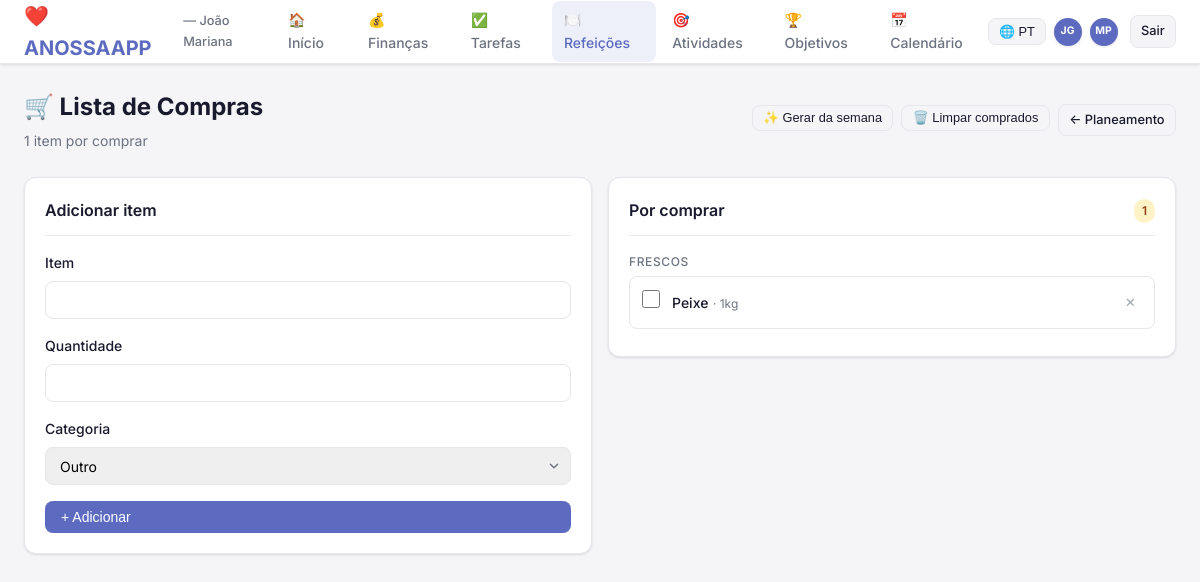
Screenshot of /refeicoes/compras/ (signed in) with the database file from the repository.
### core/models.py (models this page shows, shortened)
class Household(models.Model):
    nome = models.CharField(max_length=100)
    criado_em = models.DateTimeField(auto_now_add=True)
    token_convite = models.UUIDField(default=uuid.uuid4, unique=True)
    convite_ativo = models.BooleanField(default=True)
    moeda = models.CharField(max_length=10, default='DKK')
    class Meta:
        verbose_name = 'Household'
        verbose_name_plural = 'Households'
    def parceiro(self, user):
        return User.objects.filter(profile__household=self).exclude(pk=user.pk).select_related('profile').first()

class UserProfile(models.Model):
    user = models.OneToOneField(User, on_delete=models.CASCADE, related_name='profile')
    household = models.ForeignKey(Household, null=True, blank=True, on_delete=models.SET_NULL, related_name='profiles')
    avatar = models.ImageField(upload_to='avatars/', blank=True)
    cor_perfil = models.CharField(max_length=7, default='#5C6BC0')
    bio = models.CharField(max_length=200, blank=True)
    class Meta:
        verbose_name = 'Perfil'
        verbose_name_plural = 'Perfis'
    def nome_display(self):
        return self.user.get_full_name() or self.user.username
    def iniciais(self):
        nome = self.nome_display()
        partes = nome.split()
        if len(partes) >= 2:
            return f'{partes[0][0]}{partes[1][0]}'.upper()
        return nome[:2].upper()

### refeicoes/models.py (models this page shows, shortened)
class ItemListaCompras(models.Model):
    CATEGORIA_CHOICES = [
        ('frescos', 'Frescos'),
        ('lacticinios', 'Lacticínios'),
        ('carnes', 'Carnes e Peixes'),
        ('padaria', 'Padaria'),
        ('conservas', 'Conservas'),
        ('bebidas', 'Bebidas'),
        ('higiene', 'Higiene'),
        ('limpeza', 'Limpeza'),
        ('outro', 'Outro'),
    ]
    household = models.ForeignKey(Household, on_delete=models.CASCADE, related_name='lista_compras')
    nome = models.CharField(max_length=200)
    quantidade = models.CharField(max_length=100, blank=True)
    categoria = models.CharField(max_length=50, choices=CATEGORIA_CHOICES, default='outro')
    comprado = models.BooleanField(default=False)
    comprado_por = models.ForeignKey(User, null=True, blank=True, on_delete=models.SET_NULL, related_name='compras_feitas')
    comprado_em = models.DateTimeField(null=True, blank=True)
    gerado_automaticamente = models.BooleanField(default=False)
    created_by = models.ForeignKey(User, on_delete=models.CASCADE, related_name='itens_criados')
    criado_em = models.DateTimeField(auto_now_add=True)
    class Meta:
        verbose_name = 'Item da Lista de Compras'
        verbose_name_plural = 'Lista de Compras'
        ordering = ['comprado', 'categoria', 'nome']

### refeicoes/views.py (the view)
    def wrapper(request, *args, **kwargs):
        if not request.user.profile.household:
            messages.error(request, 'Precisas de pertencer a um casal primeiro.')
            return redirect('onboarding')
        return view_func(request, *args, **kwargs)

### refeicoes/forms.py
class ItemListaComprasForm(forms.ModelForm):
    class Meta:
        model = ItemListaCompras
        fields = ['nome', 'quantidade', 'categoria']
        labels = {
            'nome': _('Item'),
            'quantidade': _('Quantidade'),
            'categoria': _('Categoria'),
        }

### core/context_processors.py (called while the page is built)
def household_context(request):
    if not request.user.is_authenticated:
        return {}
    try:
        profile = request.user.profile
        household = profile.household
        if not household:
            return {'household': None, 'parceiro': None}
        parceiro = household.parceiro(request.user)
        return {
            'household': household,
            'parceiro': parceiro,
        }
    except Exception:
        return {}

### refeicoes/views.py (called while the page is built)
def household_required(view_func):
    def wrapper(request, *args, **kwargs):
        if not request.user.profile.household:
            messages.error(request, 'Precisas de pertencer a um casal primeiro.')
            return redirect('onboarding')
        return view_func(request, *args, **kwargs)
    wrapper.__name__ = view_func.__name__
    return login_required(wrapper)

### templates/refeicoes/lista_compras.html (shortened to what this page needs)
{% extends "base.html" %}
{% block conteudo %}
<div class="page-header">
  <div>
    <h1 class="page-title">🛒 Lista de Compras</h1>
    <p class="page-subtitle">{{ itens_pendentes.count }} item{{ itens_pendentes.count|pluralize:"s" }} por comprar</p>
  </div>
  <div class="d-flex gap-1">
    <form method="post" action="{% url 'gerar_lista_compras' %}">
      <button type="submit" class="btn btn-secundario btn-sm">✨ Gerar da semana</button>
    </form>
    <form method="post" action="{% url 'limpar_comprados' %}">
      <button type="submit" class="btn btn-secundario btn-sm">🗑️ Limpar comprados</button>
    </form>
    <a href="{% url 'planeamento' %}" class="btn btn-secundario btn-sm">← Planeamento</a>
  </div>
</div>
<div class="grid-2">
  <div>
    <div class="card mb-2">
      <div class="card-header">
        <span class="card-titulo">Adicionar item</span>
      </div>
      <form method="post">
        {% for field in form %}
        <div class="form-group">
          <label class="form-label">{{ field.label }}</label>
          {{ field }}
        </div>
        {% endfor %}
        <button type="submit" class="btn btn-primario w-100">+ Adicionar</button>
      </form>
    </div>
  </div>
  <div>
    <div class="card mb-2">
      <div class="card-header">
        <span class="card-titulo">Por comprar</span>
        <span class="badge badge-pendente">{{ itens_pendentes.count }}</span>
      </div>
      {% if itens_pendentes %}
        {% regroup itens_pendentes by get_categoria_display as itens_por_cat %}
        {% for cat_group in itens_por_cat %}
        <p class="text-xs text-suave font-medium" style="margin: 0.75rem 0 0.25rem; text-transform: uppercase; letter-spacing: 0.05em;">{{ cat_group.grouper }}</p>
        {% for item in cat_group.list %}
        <div class="item-compra {% if item.comprado %}comprado{% endif %}">
          <form method="post" action="{% url 'marcar_comprado' item.pk %}">
            <input type="checkbox" onchange="this.form.submit()" {% if item.comprado %}checked{% endif %} title="Marcar como comprado">
          </form>
          <div style="flex: 1;">
            <span class="text-sm font-medium">{{ item.nome }}</span>
            {% if item.quantidade %}<span class="text-xs text-suave"> · {{ item.quantidade }}</span>{% endif %}
          </div>
          <form method="post" action="{% url 'eliminar_item_compras' item.pk %}">
            <button type="submit" class="btn btn-sm btn-icon" style="background: none; color: #9CA3AF;">✕</button>
          </form>
        </div>
        {% endfor %}
        {% endfor %}
      {% else %}
      <div class="vazio">
        <div class="vazio-icone">✅</div>
        <p class="vazio-texto">Lista vazia!</p>
      </div>
      {% endif %}
    </div>
  </div>
</div>
{% endblock %}

### templates/base.html (shortened to what this page needs)
{% load i18n static %}
<!DOCTYPE html>
<html lang="{{ LANGUAGE_CODE }}">
<head>
  <link rel="stylesheet" href="{% static 'css/main.css' %}">
</head>
<body>
{% if user.is_authenticated %}
<nav class="navbar">
  <a href="{% url 'dashboard' %}" class="navbar-brand">
    ❤️ ANOSSAAPP
    {% if household %}
    <span class="household-nome">— {{ household.nome }}</span>
    {% endif %}
  </a>
  <ul class="navbar-nav desktop-nav">
    <li><a href="{% url 'dashboard' %}" class="nav-link {% if request.resolver_match.url_name == 'dashboard' %}ativo{% endif %}">🏠 {% trans "Início" %}</a></li>
    <li><a href="{% url 'lista_despesas' %}" class="nav-link {% if 'financas' in request.path %}ativo{% endif %}">💰 {% trans "Finanças" %}</a></li>
    <li><a href="{% url 'lista_tarefas' %}" class="nav-link {% if 'tarefas' in request.path %}ativo{% endif %}">✅ {% trans "Tarefas" %}</a></li>
    <li><a href="{% url 'planeamento' %}" class="nav-link {% if 'refeicoes' in request.path %}ativo{% endif %}">🍽️ {% trans "Refeições" %}</a></li>
    <li><a href="{% url 'lista_atividades' %}" class="nav-link {% if 'atividades' in request.path %}ativo{% endif %}">🎯 {% trans "Atividades" %}</a></li>
    <li><a href="{% url 'lista_objetivos' %}" class="nav-link {% if 'objetivos' in request.path %}ativo{% endif %}">🏆 {% trans "Objetivos" %}</a></li>
    <li><a href="{% url 'calendario' %}" class="nav-link {% if 'calendario' in request.path %}ativo{% endif %}">📅 {% trans "Calendário" %}</a></li>
  </ul>
  <div class="navbar-avatares">
    <div class="lang-switcher" style="position: relative;">
      <button class="btn btn-sm btn-secundario" onclick="document.getElementById('lang-menu').classList.toggle('open')" style="font-size: 0.8rem; padding: 0.3rem 0.6rem;">
        🌐 {% if LANGUAGE_CODE == 'en' %}EN{% else %}PT{% endif %}
      </button>
    </div>
    {% if parceiro %}
      <a href="{% url 'perfil' %}" title="{{ parceiro.profile.nome_display }}">
        <div class="avatar avatar-sm" style="background: {{ parceiro.profile.cor_perfil }}; border-color: {{ parceiro.profile.cor_perfil }}">
          {% if parceiro.profile.avatar %}
            <img src="{{ parceiro.profile.avatar.url }}" alt="{{ parceiro.profile.nome_display }}">
          {% else %}
            {{ parceiro.profile.iniciais }}
          {% endif %}
        </div>
      </a>
    {% endif %}
    <a href="{% url 'perfil' %}" title="{{ user.profile.nome_display }}">
      <div class="avatar avatar-sm" style="background: {{ user.profile.cor_perfil }}; border-color: {{ user.profile.cor_perfil }}">
        {% if user.profile.avatar %}
          <img src="{{ user.profile.avatar.url }}" alt="{{ user.profile.nome_display }}">
        {% else %}
          {{ user.profile.iniciais }}
        {% endif %}
      </div>
    </a>
    <a href="{% url 'logout' %}" class="btn btn-sm btn-secundario" style="margin-left: 0.25rem">{% trans "Sair" %}</a>
  </div>
</nav>
{% endif %}
<main class="container-app">
  {% block conteudo %}{% endblock %}
</main>
</body>
</html>

### templates/refeicoes/lista_compras.html (style rules this page uses)
input[type="text"], select { width: 100%; padding: 0.6rem 0.875rem; border: 1px solid var(--cor-borda); border-radius: var(--raio-borda-sm); font-size: 0.875rem; font-family: var(--fonte); }
select { appearance: none; background-repeat: no-repeat; background-position: right 0.5rem center; background-size: 1.25em; padding-right: 2.5rem; }

### rows the page displays
Household: nome "João Mariana"
ItemListaCompras: nome "Peixe", quantidade "1kg"

### other values shown
{{ parceiro.profile.iniciais }} "JG"
{{ user.profile.iniciais }} "MP"
{{ itens_pendentes.count }} "1"
{{ field.label }} "Item" "Quantidade" "Categoria"
{{ cat_group.grouper }} "FRESCOS"
